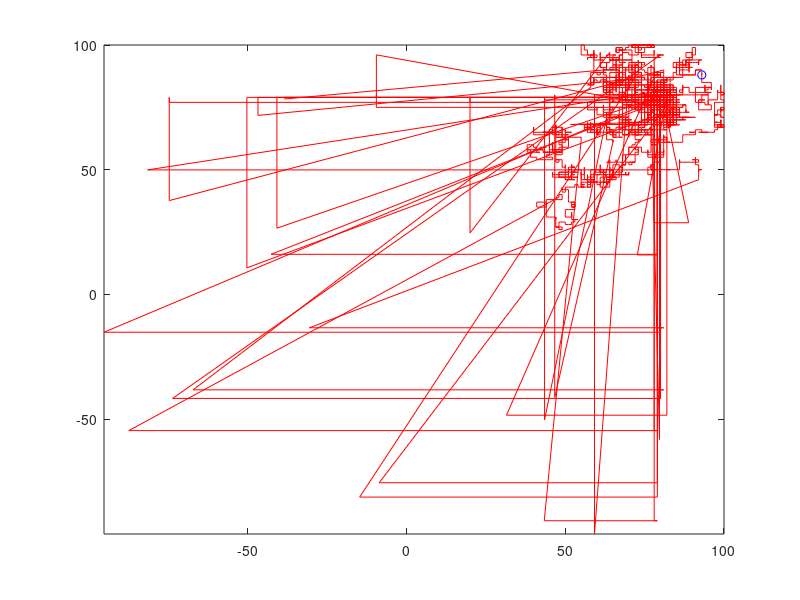
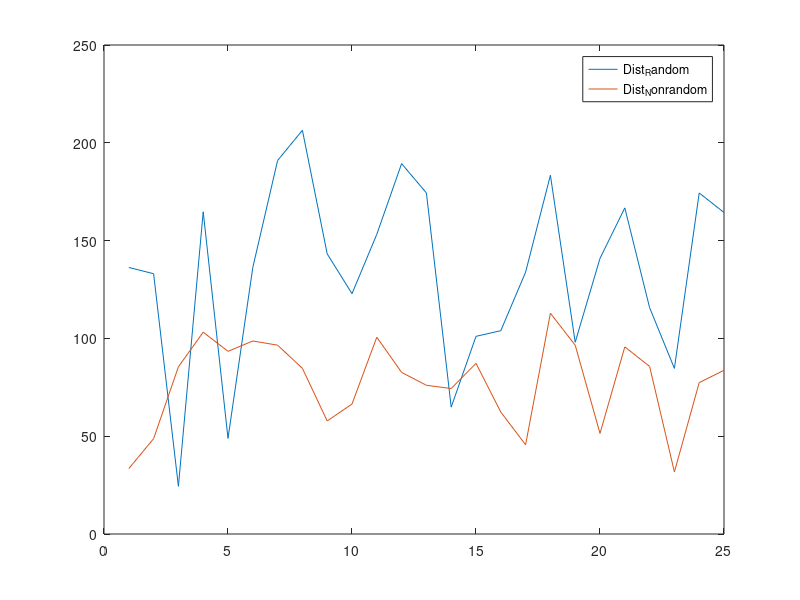

Here is the MATLAB script that generated these plots, in order:
% fill array with empty values for program runtime
X = zeros (12000, 1);
Y = zeros (12000, 1);

% set position of hospital (where ambulance will return to)
hospitalPositionX = 80;
hospitalPositionY = 80;

Dist = zeros();
Dist2 = zeros();
Dist_Random = zeros();
Dist_Nonrandom = zeros();
X(1, 1) = hospitalPositionX; % array of x values
Y(1, 1) = hospitalPositionY; % array of y values
Xvalue = hospitalPositionX; % current x value (starting position)
Yvalue = hospitalPositionY; % current y value (")
clock = 0;
N = 1;
Scale = 100; % size of populated area
Prob = 0.1; % probability of an incoming call every hour

for T = 2 : length(X)
 
    R = rand;
    RN = round (5 * R);
 
    if RN == 1
        if Xvalue > Scale
            X(T, 1) = X(T - 1, 1);
        else
            Xvalue = Xvalue + 1;
            X(T, 1) = Xvalue;
        end
    else X(T, 1) = X(T - 1, 1);
    end
 
    if RN == 2
        if Xvalue < - Scale
            X(T, 1) = X(T - 1, 1);
        else
            Xvalue = Xvalue - 1;
            X(T, 1) = Xvalue;
        end
    else X(T, 1) = X(T - 1, 1);
    end
    if RN == 3
        if Yvalue > Scale
            Y(T, 1) = Y(T - 1, 1);
        else
            Yvalue = Yvalue + 1;
            Y(T, 1) = Yvalue;
        end
    else Y(T, 1) = Y(T - 1, 1);
    end
    if RN == 4
        if Yvalue < - Scale
            Y(T, 1) = Y(T - 1, 1);
        else
            Yvalue = Yvalue - 1;
            Y(T, 1) = Yvalue;
        end
    else Y(T, 1) = Y(T - 1, 1);
    end
    clock = clock + 1;
    if clock == 61
        r = binornd(1, Prob);
        if r > R
            position (1, 1) = (rand - .5) * 2 * Scale;
            position (1, 2) = (rand - .5) * 2 * Scale;
            X(T, 1) = position (1, 1);
            Y(T, 1) = position (1, 2);
            Dist_Random(N, 1) = sqrt((position(1, 1) - X(T - 1, 1)) .^ 2 + (position(1, 2) - Y(T - 1, 1)) .^ 2);
            Dist_Nonrandom(N, 1) = sqrt((position(1, 1) - 0) .^ 2 + (position(1, 2) - 0) .^ 2);
            N = N + 1;
            T = T + 1;
            X(T, 1) = 0;
            Y(T, 1) = 0;
            T = T + 1;
         
            % return to hospital
            Xvalue = hospitalPositionX;
            Yvalue = hospitalPositionY;
         
        end
        clock = 0;
    end
 
end

X;
Y;
comet (X, Y);
position = zeros (1, 2);
figure;
plot(Dist_Random(:, 1));
hold on;
plot(Dist_Nonrandom(:, 1));
legend('Dist_Random', 'Dist_Nonrandom');

fprintf('random distance: %f.\n',mean(Dist_Random));
fprintf('nonrandom distance: %f.\n',mean(Dist_Nonrandom));

%mean(Dist_Random);
%mean(Dist_Nonrandom);
